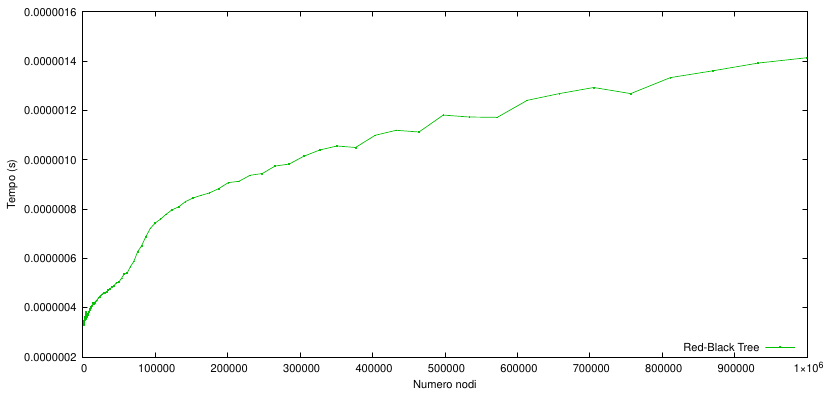

Recreate this plot in gnuplot.
set xlabel 'Numero nodi'
set ylabel 'Tempo (s)'
set key right bottom
set terminal pdf size 21cm,10cm enhanced color rounded \
    font 'Helvetica,12'
set output 'rbt_mean.pdf'
plot "output_mean.txt" using 1:6 with linespoints pt 5 ps 0.1 lw 1 lc "web-green" title "Red-Black Tree"

